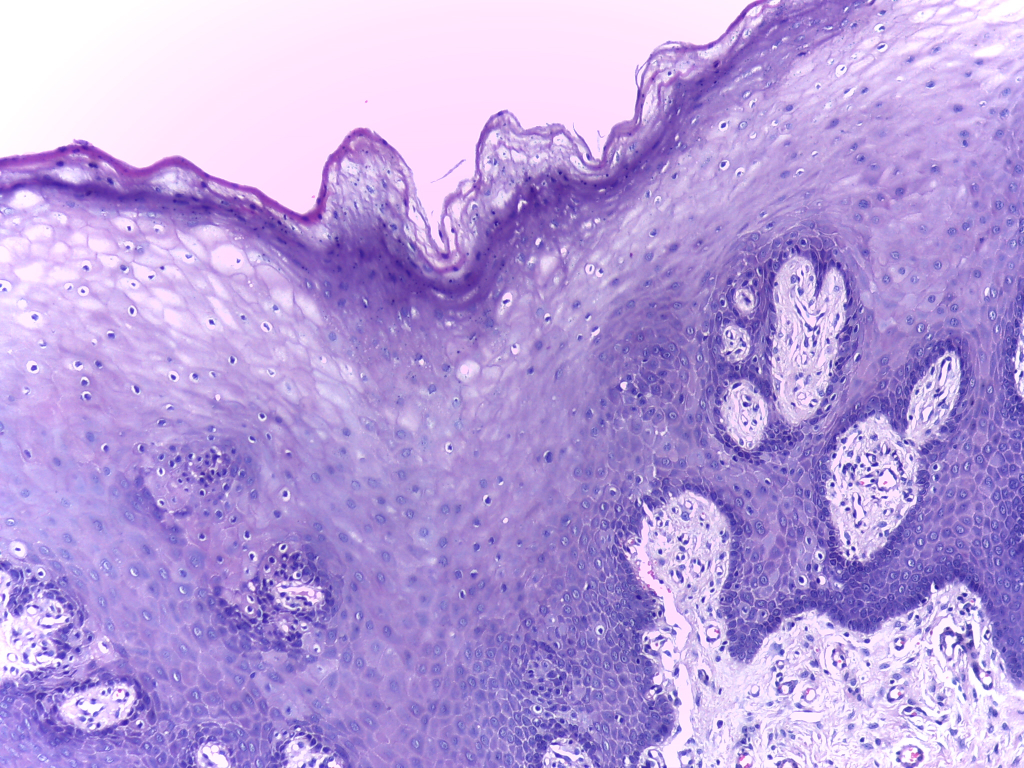
#> input picture data/100x/normal/Normal_100x_1.jpg, 2048 x 1536 px (shown at 1/2 size)
$ python -i data_quality.py   (imports and definitions only)   (older library calls are emulated)
#> lines starting #> are read from the running program, lines starting #| are printed output that depends on the picture
import cv2
import imagehash
from PIL import Image

BLUR_THRESHOLD = 100.0
MIN_BRIGHTNESS = 20
MAX_BRIGHTNESS = 235
MIN_CONTRAST = 15


def check_blur(img):
    gray = cv2.cvtColor(img, cv2.COLOR_RGB2GRAY)
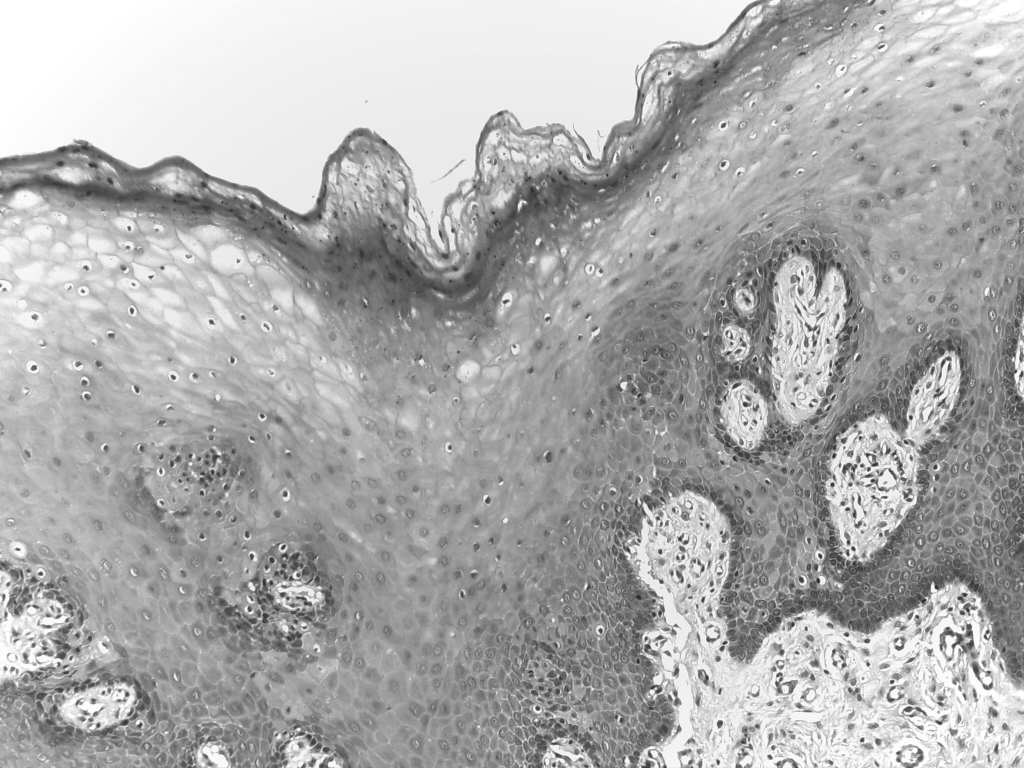
#> gray: shape (1536, 2048) (shown at 1/2 size); min 31, max 255, mean 172.4
    variance = cv2.Laplacian(gray,cv2.CV_64F).var()
#> variance = 312.4

    if variance < BLUR_THRESHOLD:
        raise ValueError(
            f"Blurry image detected "
            f"(variance = {variance:.2f})"
        )


def check_brightness(img):
    gray = cv2.cvtColor(img, cv2.COLOR_RGB2GRAY)
    brightness = gray.mean()
#> brightness = 172.4

    if brightness < MIN_BRIGHTNESS:
        raise ValueError(
            f"Image too dark "
            f"(brightness = {brightness:.2f})"
        )

    if brightness > MAX_BRIGHTNESS:
        raise ValueError(
            f"Image too bright "
            f"(brightness = {brightness:.2f})"
        )


def check_contrast(img):
    gray = cv2.cvtColor(img, cv2.COLOR_RGB2GRAY)
    contrast = gray.std()
#> contrast = 46.6

    if contrast < MIN_CONTRAST:
        raise ValueError(
            f"Low contrast image "
            f"(std = {contrast:.2f})"
        )


def compute_image_hash(img):
    pil_img = Image.fromarray(img)
    return str(imagehash.phash(pil_img))


def check_duplicate(img_hash, seen_hashes):
    if img_hash in seen_hashes:
        raise ValueError("Duplicate image detected.")

    seen_hashes.add(img_hash)


def run_quality_checks(
    img,
    seen_hashes = None
):

    check_blur(img)
    check_brightness(img)
    check_contrast(img)

    if seen_hashes is not None:
        img_hash = compute_image_hash(img)
        check_duplicate(img_hash, seen_hashes)

>>> import cv2
>>> picture = cv2.cvtColor(cv2.imread('../data/100x/normal/Normal_100x_1.jpg'), cv2.COLOR_BGR2RGB)
>>> result = run_quality_checks(picture)
